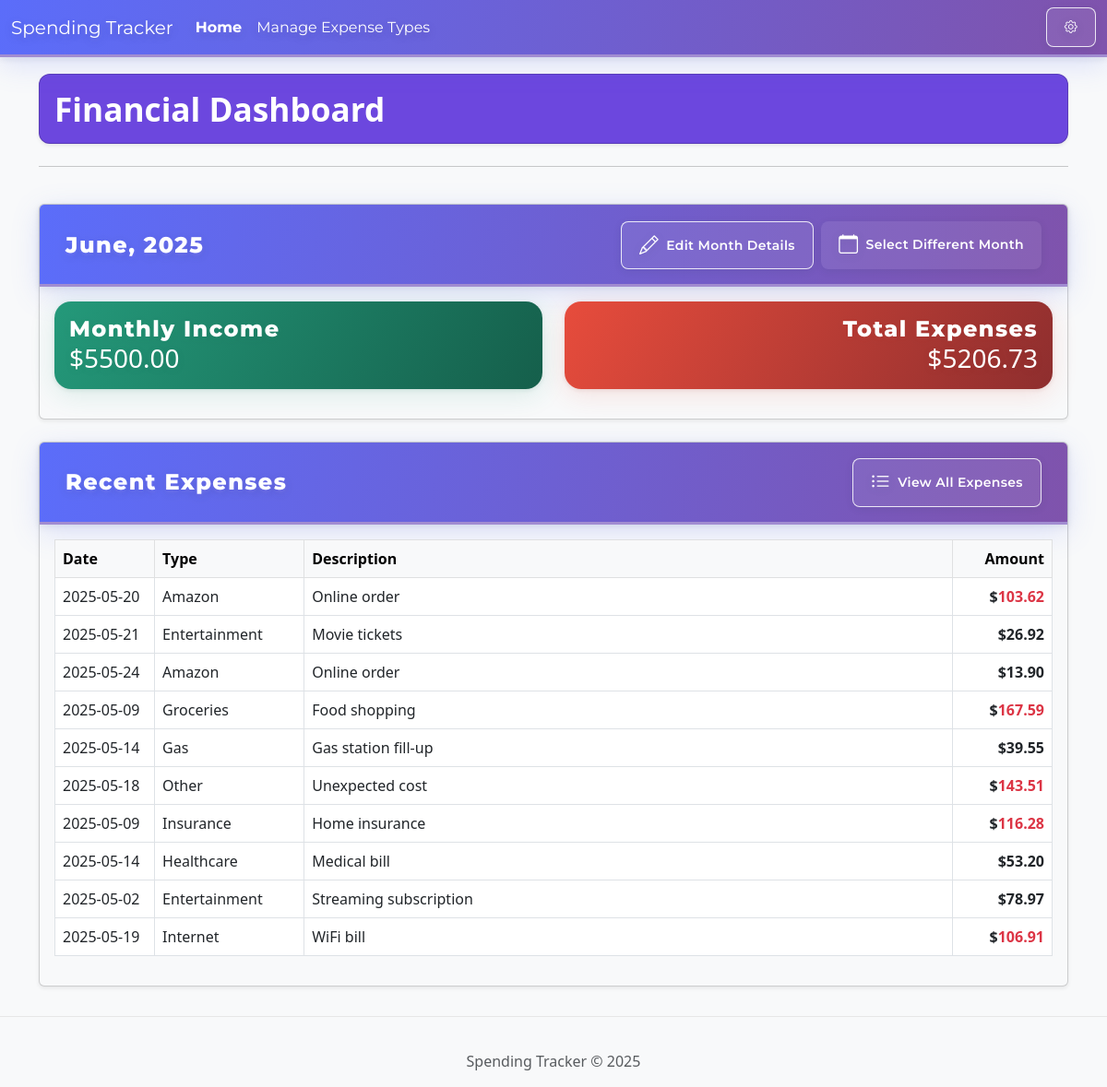
The page / on the database its author committed.
### tables this page shows
CREATE TABLE months (
            id INTEGER PRIMARY KEY AUTOINCREMENT,
            month INTEGER NOT NULL CHECK (month >= 1 AND month <= 12),
            year INTEGER NOT NULL CHECK (year >= 2020),
            starting_bank_value DECIMAL(10, 2) DEFAULT 0.00,
            monthly_income DECIMAL(10, 2) DEFAULT 0.00,
            created_at TIMESTAMP DEFAULT CURRENT_TIMESTAMP,
            UNIQUE(month, year)
        );

CREATE TABLE expenses (
            id INTEGER PRIMARY KEY AUTOINCREMENT,
            amount DECIMAL(10, 2) NOT NULL,
            description TEXT,
            expense_type_id INTEGER NOT NULL,
            date DATE NOT NULL,
            is_recurring BOOLEAN DEFAULT FALSE,
            recurring_day INTEGER CHECK (recurring_day >= 1 AND recurring_day <= 31),
            is_active BOOLEAN DEFAULT TRUE,
            created_at TIMESTAMP DEFAULT CURRENT_TIMESTAMP,
            updated_at TIMESTAMP DEFAULT CURRENT_TIMESTAMP,
            FOREIGN KEY (expense_type_id) REFERENCES expense_types(id)
        );

CREATE TABLE expense_types (
            id INTEGER PRIMARY KEY AUTOINCREMENT,
            name TEXT NOT NULL UNIQUE,
            is_active BOOLEAN DEFAULT TRUE,
            created_at TIMESTAMP DEFAULT CURRENT_TIMESTAMP
        );

### app.py (the view)
@app.route('/')
def index():
    conn = get_db_connection()
    expense_types = conn.execute('SELECT * FROM expense_types WHERE is_active = TRUE ORDER BY name').fetchall()
    current_month_id = request.args.get('current_month_id', None)
    if current_month_id:
        session['current_month_id'] = current_month_id
    elif 'current_month_id' in session:
        current_month_id = session['current_month_id']
    if current_month_id:
        current_month_data = conn.execute('SELECT * FROM months WHERE id = ?', (current_month_id,)).fetchone()
        if not current_month_data:
            current_month_data = conn.execute('SELECT * FROM months ORDER BY year DESC, month DESC LIMIT 1').fetchone()
            if current_month_data:
                session['current_month_id'] = current_month_data['id']
    else:
        current_month_data = conn.execute('SELECT * FROM months ORDER BY year DESC, month DESC LIMIT 1').fetchone()
        if current_month_data:
            session['current_month_id'] = current_month_data['id']
    recent_expenses = conn.execute('''
        SELECT e.id, e.amount, e.description, e.date, et.name as expense_type_name, e.created_at
        FROM expenses e
        JOIN expense_types et ON e.expense_type_id = et.id
        WHERE e.is_active = TRUE
        ORDER BY e.created_at DESC
        LIMIT 10
    ''').fetchall()
    total_amount = 0.0
    if current_month_data:
        total_amount_row = conn.execute(
            'SELECT SUM(amount) as total FROM expenses WHERE is_active = TRUE AND strftime("%Y", date) = ? AND strftime("%m", date) = ?',
            (str(current_month_data['year']), f"{int(current_month_data['month']):02d}")
        ).fetchone()
        total_amount = total_amount_row['total'] if total_amount_row['total'] is not None else 0.0
    conn.close()
    return render_template('index.html', expense_types=expense_types, current_month=current_month_data,
                           recent_expenses=recent_expenses, month_error=None, show_month_modal=False, total_amount=total_amount)

### app.py (called while the page is built)
def get_db_connection():
    conn = sqlite3.connect(DB_PATH)
    conn.row_factory = sqlite3.Row
    return conn

@app.context_processor
def inject_current_year():
    return {'current_year': datetime.utcnow().year}

### templates/index.html (shortened to what this page needs)
{% extends "base.html" %}
{% block content %}
<div class="row mb-4">
    <div class="col-12">
        <div class="dashboard-header card shadow-sm mb-4 p-3" style="background: #6c47de; color: #fff; border-radius: 0.75rem;">
    <h1 class="mb-0" style="font-weight: 700; font-size: 2.2rem;">Financial Dashboard</h1>
</div>
        <hr>
    </div>
</div>
<div class="row">
    <div class="col-12">
        {% if current_month %}
            <div class="card card-custom bg-light mb-4 shadow-sm">
                <div class="card-header section-header d-flex justify-content-between align-items-center">
    <h2 class="section-header-title mb-0">
    {{ ["January", "February", "March", "April", "May", "June", "July", "August", "September", "October", "November", "December"][current_month['month']-1] }}, {{ current_month['year'] }}
</h2>
    <div class="d-flex gap-2">
        <a href="#" class="btn btn-sm btn-outline-primary" data-bs-toggle="modal" data-bs-target="#editMonthModal">
            <i class="bi bi-pencil me-1"></i> <span>Edit Month Details</span>
        </a>
        <a href="{{ url_for('month_routes.list_months') }}" class="btn btn-sm btn-primary">
            <i class="bi bi-calendar me-1"></i> <span>Select Different Month</span>
        </a>
    </div>
</div>
                <div class="card-body">
    <div class="row">
        <div class="col-md-6">
            <div class="card card-monthly-income mb-3">
                <div class="card-body">
                    <h5 class="section-header-title">Monthly Income</h5>
                    <p class="card-text h3">${{ "%.2f"|format(current_month['monthly_income']) }}</p>
                </div>
            </div>
        </div>
        <div class="col-md-6">
            <div class="card card-total-expenses mb-3">
                <div class="card-body text-end">
                    <h5 class="section-header-title">Total Expenses</h5>
                    <p class="card-text h3 mb-0">${{ "%.2f"|format(total_amount) }}</p>
                </div>
            </div>
        </div>
    </div>
</div>
            </div>
        {% else %}
            <div class="alert alert-warning" role="alert">
                No month data found. Please ensure the database is set up correctly and has month entries.
            </div>
        {% endif %}
    </div>
</div>
<div class="row mb-4">
    <div class="col-12">
        <div class="card card-custom bg-light shadow-sm">
            <div class="card-header section-header d-flex justify-content-between align-items-center">
    <h2 class="section-header-title mb-0">Recent Expenses</h2>
    <a href="{{ url_for('expense_routes.view_expenses') }}" class="btn btn-sm btn-outline-primary">
        <i class="bi bi-list-ul me-1"></i> <span>View All Expenses</span>
    </a>
</div>
            <div class="card-body">
                {% if recent_expenses %}
                    <div class="table-responsive">
                        <table class="table table-hover table-bordered">
                            <thead class="table-light">
                                <tr>
                                    <th style="width:10%">Date</th>
                                    <th style="width:15%">Type</th>
                                    <th style="width:auto">Description</th>
                                    <th class="text-end" style="width:10%">Amount</th>
                                </tr>
                            </thead>
                            <tbody>
                                {% for expense in recent_expenses[:10] %}
                                    <tr class="{% if loop.index is even %}alt-row{% endif %}">
                                        <td style="width:10%">{{ expense.date }}</td>
                                        <td style="width:15%">{{ expense.expense_type_name }}</td>
                                        <td style="width:auto">{{ expense.description|default('', true) }}</td>
                                        <td class="text-end fw-bold" style="width:10%">$<span class="{% if expense.amount > 100 %}text-danger{% endif %}">{{ "%.2f"|format(expense.amount) }}</span></td>
                                    </tr>
                                {% endfor %}
                            </tbody>
                        </table>
                    </div>
                {% else %}
                    <div class="alert alert-info">
                        No expenses found. Add your first expense to get started!
                    </div>
                {% endif %}
            </div>
        </div>
    </div>
</div>
{% endblock %}

### templates/base.html (shortened to what this page needs)
<!DOCTYPE html>
<html lang="en">
<head>
    <link href="https://cdn.jsdelivr.net/npm/bootstrap@5.3.0-alpha1/dist/css/bootstrap.min.css" rel="stylesheet">
    <link rel="stylesheet" href="https://cdn.jsdelivr.net/npm/bootstrap-icons@1.11.1/font/bootstrap-icons.css">
    <link rel="stylesheet" href="{{ url_for('static', filename='css/style.css') if 'static/css/style.css' else '' }}">
    <link rel="stylesheet" href="{{ url_for('static', filename='css/navbar-gradient.css') }}">
</head>
<body>
<nav class="navbar navbar-expand-lg navbar-dark navbar-gradient fixed-top">
        <div class="container-fluid">
            <a class="navbar-brand" href="{{ url_for('index') }}">Spending Tracker</a>
            <div class="collapse navbar-collapse" id="navbarNav">
                <ul class="navbar-nav me-auto mb-2 mb-lg-0">
                    <li class="nav-item">
                        <a class="nav-link active" aria-current="page" href="{{ url_for('index') }}">Home</a>
                    </li>
                    <li class="nav-item">
                        <a class="nav-link" href="{{ url_for('expense_type_routes.manage_expense_types') }}">
    Manage Expense Types
</a>
                    </li>
                </ul>
                <div class="d-flex align-items-center">
                    <button class="btn btn-outline-light btn-sm ms-2" id="powerToolsBtn" data-bs-toggle="modal" data-bs-target="#powerToolsModal" title="Power Tools">
                        <i class="bi bi-gear"></i>
                    </button>
                </div>
            </div>
        </div>
    </nav>
    <main class="container mt-4">
        {% block content %}{% endblock %}
    </main>
    <footer class="footer">
        <div class="container">
            <span class="text-muted">Spending Tracker &copy; {{ current_year }}</span>
        </div>
    </footer>
</body>
</html>

### static/css/style.css (style rules this page uses)
body { padding-top: 56px; background-color: #f8f9fa; color: #333; font-family: 'Segoe UI', Roboto, 'Helvetica Neue', Arial, sans-serif; }
.container { margin-top: 20px; }
.btn { border-radius: 8px; padding: 0.6rem 1.2rem; font-weight: 500; transition: all 0.3s ease; }
.btn .bi + span, .btn .bi + strong, .btn .bi + em, .btn .bi + b, .btn .bi + i { position: relative; top: -0.18em; display: inline-block; }
.btn .bi + *:not(.bi) { position: relative; top: -0.18em; display: inline-block; }
.btn-primary { background: linear-gradient(135deg, #4a6cf7, #3b5de7); border: none; }
.alt-row { background-color: #e9ecef !important; }
.section-header-btn, .section-header .btn, .section-header .btn-outline-primary, .section-header .btn-outline-secondary { color: #fff !important; border-color: rgba(255,255,255,0.85) !important; background: rgba(255,255,255,0.08) !important; font-weight: 600; box-shadow: 0 2px 8px rgba(44,62,80,0.10); transition: background 0.2s, color 0.2s, border-color 0.2s; }
.card-total-expenses { background: linear-gradient(120deg, #e74c3c 0%, #8e2e2e 100%); color: #fff; border-radius: 18px; box-shadow: 0 6px 28px 0 rgba(231,76,60,0.14), 0 1.5px 4px 0 rgba(142,46,46,0.12); border: none; overflow: hidden; }
.card-total-expenses .section-header-title, .card-total-expenses .card-text, .card-total-expenses h5 { color: #fff !important; text-shadow: 0 2px 8px rgba(142,46,46,0.12); }
.card-monthly-income { background: linear-gradient(120deg, #24997a 0%, #155f4b 100%); color: #fff; border-radius: 18px; box-shadow: 0 6px 28px 0 rgba(36,153,122,0.14), 0 1.5px 4px 0 rgba(21,95,75,0.12); border: none; overflow: hidden; }
.card-monthly-income .section-header-title, .card-monthly-income .card-text, .card-monthly-income h5 { color: #fff !important; text-shadow: 0 2px 8px rgba(21,95,75,0.12); }
.section-header { background: linear-gradient(100deg, #5b6dfa 0%, #7f53ac 100%); box-shadow: 0 8px 32px 0 rgba(91, 109, 250, 0.18), 0 2px 8px 0 rgba(44, 62, 80, 0.10); border-radius: 16px 16px 0 0; padding: 1.1rem 1.75rem 1rem 1.75rem; margin-bottom: 0; border: none; border-bottom: 3px solid #a18cd1; font-family: 'Montserrat', 'Segoe UI', Roboto, 'Helvetica Neue', Arial, sans-serif; display: flex; align-items: center; gap: 0.5rem; min-height: 60px; letter-spacing: 0.02em; color: #fff; }
.section-header-title { font-family: 'Montserrat', 'Segoe UI', Roboto, 'Helvetica Neue', Arial, sans-serif; font-weight: 800; font-size: 1.5rem; color: #fff; letter-spacing: 0.06em; text-shadow: 0 3px 12px rgba(44, 62, 80, 0.18), 0 1.5px 4px rgba(161, 140, 209, 0.18); margin-bottom: 0; filter: brightness(1.15) saturate(1.2); }
.section-header .bi { font-size: 1.3rem; color: #fff; filter: drop-shadow(0 2px 4px rgba(44, 62, 80, 0.14)); }
.footer { padding: 1rem 0; text-align: center; margin-top: 2rem; background-color: #e9ecef; border-top: 1px solid #dee2e6; }

### static/css/navbar-gradient.css (style rules this page uses)
.navbar-gradient { background: linear-gradient(100deg, #5b6dfa 0%, #7f53ac 100%) !important; box-shadow: 0 8px 32px 0 rgba(91, 109, 250, 0.18), 0 2px 8px 0 rgba(44, 62, 80, 0.10); border-bottom: 3px solid #a18cd1; }
.navbar-gradient .navbar-brand, .navbar-gradient .nav-link, .navbar-gradient .navbar-toggler, .navbar-gradient .bi { color: #fff !important; font-family: 'Montserrat', 'Segoe UI', Roboto, 'Helvetica Neue', Arial, sans-serif; text-shadow: 0 3px 12px rgba(44, 62, 80, 0.18), 0 1.5px 4px rgba(161, 140, 209, 0.18); }
.navbar-gradient .nav-link.active { filter: brightness(1.15) saturate(1.2); font-weight: 700; }
.navbar-gradient .btn-outline-light { border-color: rgba(255,255,255,0.85) !important; color: #fff !important; background: rgba(255,255,255,0.08) !important; font-weight: 600; box-shadow: 0 2px 8px rgba(44,62,80,0.10); transition: background 0.2s, color 0.2s, border-color 0.2s; }

### templates/base.html (style rules this page uses)
body { padding-top: 56px; }
.footer { padding: 1rem 0; text-align: center; margin-top: 2rem; background-color: #f8f9fa; border-top: 1px solid #e7e7e7; }

### rows shown on the page
months: month "June", year "2025", monthly_income "5500.00"
expenses: date "2025-05-20", expense_type_name "Amazon", description "Online order", amount "103.62"
expenses: date "2025-05-21", expense_type_name "Entertainment", description "Movie tickets", amount "26.92"
expenses: date "2025-05-24", expense_type_name "Amazon", description "Online order", amount "13.90"
expenses: date "2025-05-09", expense_type_name "Groceries", description "Food shopping", amount "167.59"
expenses: date "2025-05-14", expense_type_name "Gas", description "Gas station fill-up", amount "39.55"
expenses: date "2025-05-18", expense_type_name "Other", description "Unexpected cost", amount "143.51"
expenses: date "2025-05-09", expense_type_name "Insurance", description "Home insurance", amount "116.28"
expenses: date "2025-05-14", expense_type_name "Healthcare", description "Medical bill", amount "53.20"
expenses: date "2025-05-02", expense_type_name "Entertainment", description "Streaming subscription", amount "78.97"
expenses: date "2025-05-19", expense_type_name "Internet", description "WiFi bill", amount "106.91"

### other values the page prints
{{ "%.2f"|format(total_amount) }} "5206.73"
